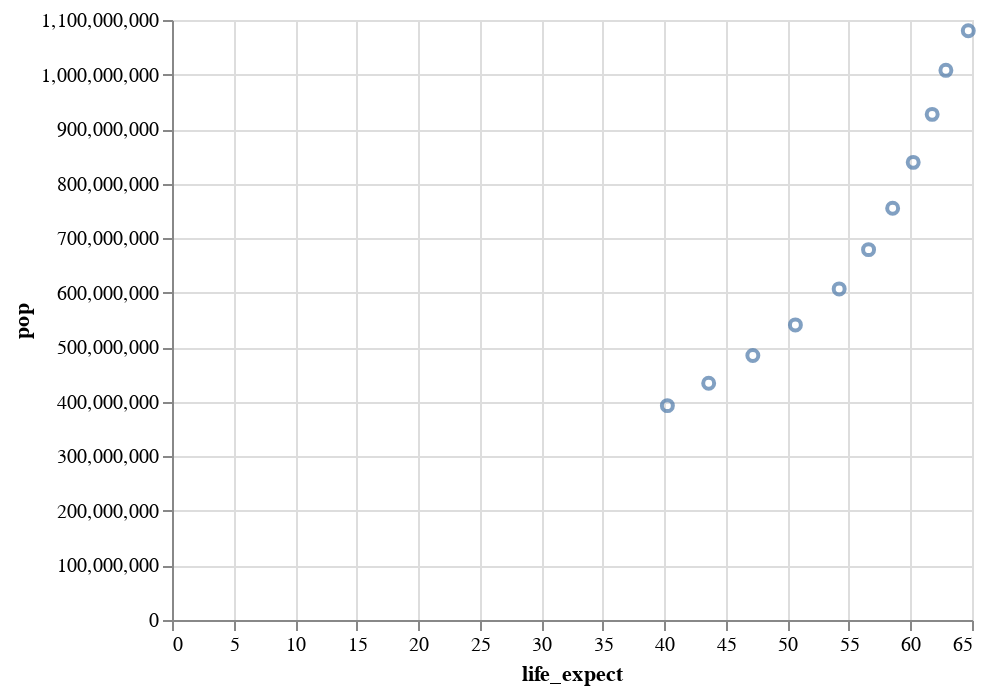

Notebook cell for this chart:
### Code cell
gm_data_2005=gm_data[gm_data['country']=='India']
alt.Chart(gm_data_2005).mark_point().encode( alt.X('life_expect'), alt.Y('pop'))

### Figure 1 — Vega-Lite specification as saved in the notebook (floating-point values rounded to 4 significant figures)
{"config": {"view": {"continuousWidth": 400, "continuousHeight": 300}}, "data": {"name": "data-b3b19feb74daff1b6519ffdda6731053"}, "mark": "point", "encoding": {"x": {"type": "quantitative", "field": "life_expect"}, "y": {"type": "quantitative", "field": "pop"}}, "$schema": "https://vega.github.io/schema/vega-lite/v4.8.1.json", "datasets": {"data-b3b19feb74daff1b6519ffdda6731053": [{"year": 1955, "country": "India", "cluster": 0, "pop": 393000000, "life_expect": 40.25, "fertility": 5.896}, {"year": 1960, "country": "India", "cluster": 0, "pop": 434000000, "life_expect": 43.6, "fertility": 5.822}, {"year": 1965, "country": "India", "cluster": 0, "pop": 485000000, "life_expect": 47.19, "fertility": 5.606}, {"year": 1970, "country": "India", "cluster": 0, "pop": 541000000, "life_expect": 50.65, "fertility": 5.264}, {"year": 1975, "country": "India", "cluster": 0, "pop": 607000000, "life_expect": 54.21, "fertility": 4.889}, {"year": 1980, "country": "India", "cluster": 0, "pop": 679000000, "life_expect": 56.6, "fertility": 4.497}, {"year": 1985, "country": "India", "cluster": 0, "pop": 755000000, "life_expect": 58.55, "fertility": 4.15}, {"year": 1990, "country": "India", "cluster": 0, "pop": 839000000, "life_expect": 60.22, "fertility": 3.865}, {"year": 1995, "country": "India", "cluster": 0, "pop": 927000000, "life_expect": 61.77, "fertility": 3.455}, {"year": 2000, "country": "India", "cluster": 0, "pop": 1007702000, "life_expect": 62.88, "fertility": 3.113}, {"year": 2005, "country": "India", "cluster": 0, "pop": 1080264388, "life_expect": 64.7, "fertility": 2.807}]}}
